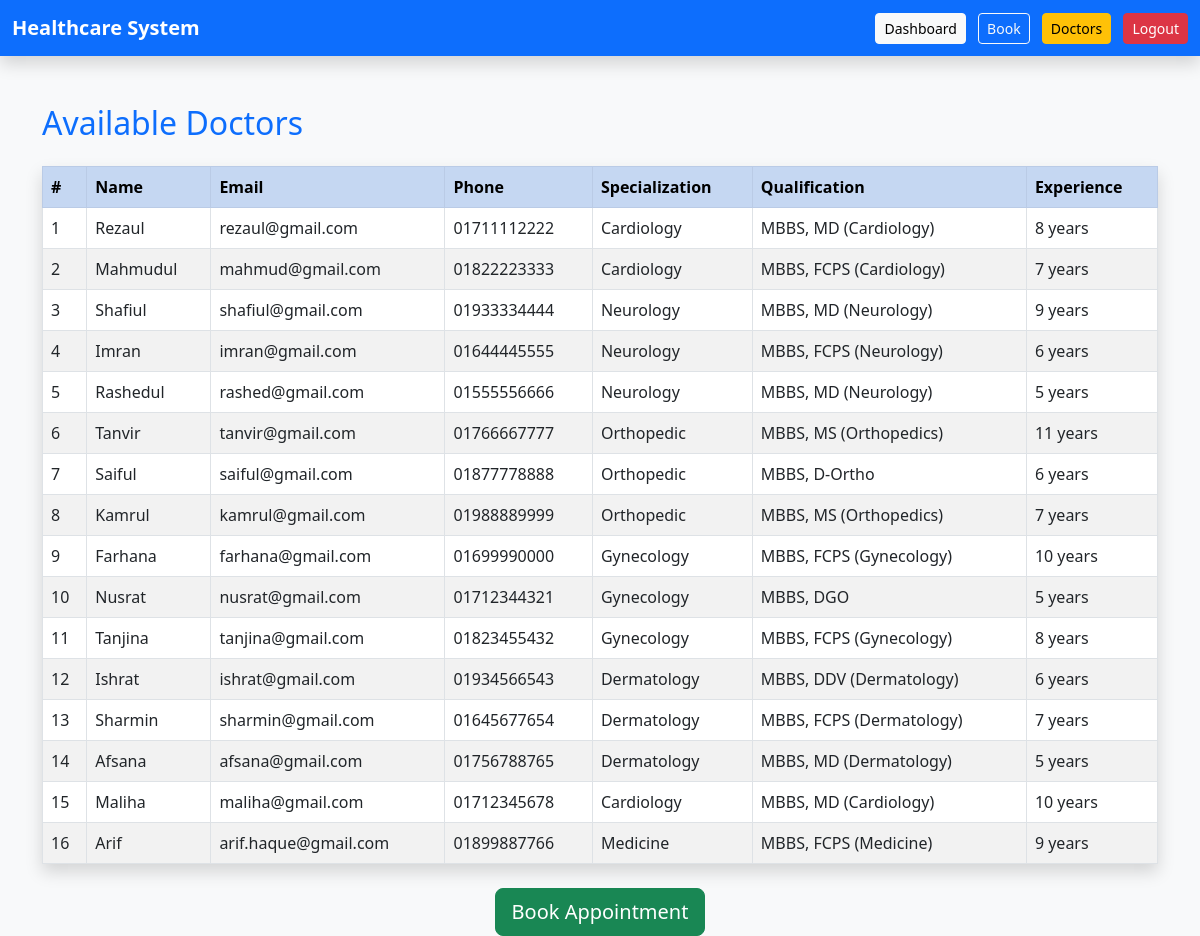
The page /doctor_list.php (signed in) on the database its author committed.
### tables this page shows
CREATE TABLE `doctor` (
  `doctor_id` int(11) NOT NULL,
  `first_name` varchar(50) DEFAULT NULL,
  `last_name` varchar(50) DEFAULT NULL,
  `email` varchar(100) DEFAULT NULL,
  `password` varchar(255) DEFAULT NULL,
  `phone` varchar(20) DEFAULT NULL,
  `specialization` varchar(100) DEFAULT NULL,
  `qualification` varchar(100) DEFAULT NULL,
  `experience_years` int(11) DEFAULT NULL,
  `branch_id` int(11) DEFAULT NULL
);

### doctor_list.php (the view, shortened to what this page needs)
<?php
include("db.php");
$sql = "SELECT doctor_id, first_name, email, phone, specialization, qualification, experience_years FROM doctor";
$result = $conn->query($sql);
?>
<!DOCTYPE html>
<html>
<head>
<link href="https://cdn.jsdelivr.net/npm/bootstrap@5.3.0/dist/css/bootstrap.min.css" rel="stylesheet">
</head>
<body class="bg-light">
<nav class="navbar navbar-expand-lg navbar-dark bg-primary shadow">
<div class="container-fluid">
<a class="navbar-brand fw-bold" href="#">Healthcare System</a>
<div>
<a href="patient_dashboard.php" class="btn btn-light btn-sm me-2">Dashboard</a>
<a href="book_appointment.php" class="btn btn-outline-light btn-sm me-2">Book</a>
<a href="doctor_list.php" class="btn btn-warning btn-sm me-2">Doctors</a>
<a href="logout.php" class="btn btn-danger btn-sm">Logout</a>
</div>
</div>
</nav>
<div class="container mt-5">
<h2 class="text-primary mb-4">Available Doctors</h2>
<?php if ($result->num_rows > 0) { ?>
<table class="table table-bordered table-striped shadow">
<tr class="table-primary">
<th>#</th>
<th>Name</th>
<th>Email</th>
<th>Phone</th>
<th>Specialization</th>
<th>Qualification</th>
<th>Experience</th>
</tr>
<?php
$i = 1;
while($row = $result->fetch_assoc()) {
?>
<tr>
<td><?= $i++ ?></td>
<td><?= htmlspecialchars($row['first_name']) ?></td>
<td><?= htmlspecialchars($row['email']) ?></td>
<td><?= htmlspecialchars($row['phone'] ?? 'N/A') ?></td>
<td><?= htmlspecialchars($row['specialization']) ?></td>
<td><?= htmlspecialchars($row['qualification'] ?? 'N/A') ?></td>
<td>
<?= $row['experience_years'] !== null
    ? htmlspecialchars($row['experience_years']) . " years"
    : "N/A" ?>
</td>
</tr>
<?php } ?>
</table>
<?php } else { ?>
<div class="alert alert-info">No doctors available.</div>
<?php } ?>
<div class="text-center mt-4">
<a href="book_appointment.php" class="btn btn-success btn-lg">
Book Appointment
</a>
</div>
</div>
</body>
</html>

### rows shown on the page
doctor: first_name "Rezaul", email "rezaul@gmail.com", phone "01711112222", specialization "Cardiology", qualification "MBBS, MD (Cardiology)", experience_years "8"
doctor: first_name "Mahmudul", email "mahmud@gmail.com", phone "01822223333", specialization "Cardiology", qualification "MBBS, FCPS (Cardiology)", experience_years "7"
doctor: first_name "Shafiul", email "shafiul@gmail.com", phone "01933334444", specialization "Neurology", qualification "MBBS, MD (Neurology)", experience_years "9"
doctor: first_name "Imran", email "imran@gmail.com", phone "01644445555", specialization "Neurology", qualification "MBBS, FCPS (Neurology)", experience_years "6"
doctor: first_name "Rashedul", email "rashed@gmail.com", phone "01555556666", specialization "Neurology", qualification "MBBS, MD (Neurology)", experience_years "5"
doctor: first_name "Tanvir", email "tanvir@gmail.com", phone "01766667777", specialization "Orthopedic", qualification "MBBS, MS (Orthopedics)", experience_years "11"
doctor: first_name "Saiful", email "saiful@gmail.com", phone "01877778888", specialization "Orthopedic", qualification "MBBS, D-Ortho", experience_years "6"
doctor: first_name "Kamrul", email "kamrul@gmail.com", phone "01988889999", specialization "Orthopedic", qualification "MBBS, MS (Orthopedics)", experience_years "7"
doctor: first_name "Farhana", email "farhana@gmail.com", phone "01699990000", specialization "Gynecology", qualification "MBBS, FCPS (Gynecology)", experience_years "10"
doctor: first_name "Nusrat", email "nusrat@gmail.com", phone "01712344321", specialization "Gynecology", qualification "MBBS, DGO", experience_years "5"
doctor: first_name "Tanjina", email "tanjina@gmail.com", phone "01823455432", specialization "Gynecology", qualification "MBBS, FCPS (Gynecology)", experience_years "8"
doctor: first_name "Ishrat", email "ishrat@gmail.com", phone "01934566543", specialization "Dermatology", qualification "MBBS, DDV (Dermatology)", experience_years "6"
doctor: first_name "Sharmin", email "sharmin@gmail.com", phone "01645677654", specialization "Dermatology", qualification "MBBS, FCPS (Dermatology)", experience_years "7"
doctor: first_name "Afsana", email "afsana@gmail.com", phone "01756788765", specialization "Dermatology", qualification "MBBS, MD (Dermatology)", experience_years "5"
doctor: first_name "Maliha", email "maliha@gmail.com", phone "01712345678", specialization "Cardiology", qualification "MBBS, MD (Cardiology)", experience_years "10"
doctor: first_name "Arif", email "arif.haque@gmail.com", phone "01899887766", specialization "Medicine", qualification "MBBS, FCPS (Medicine)", experience_years "9"
